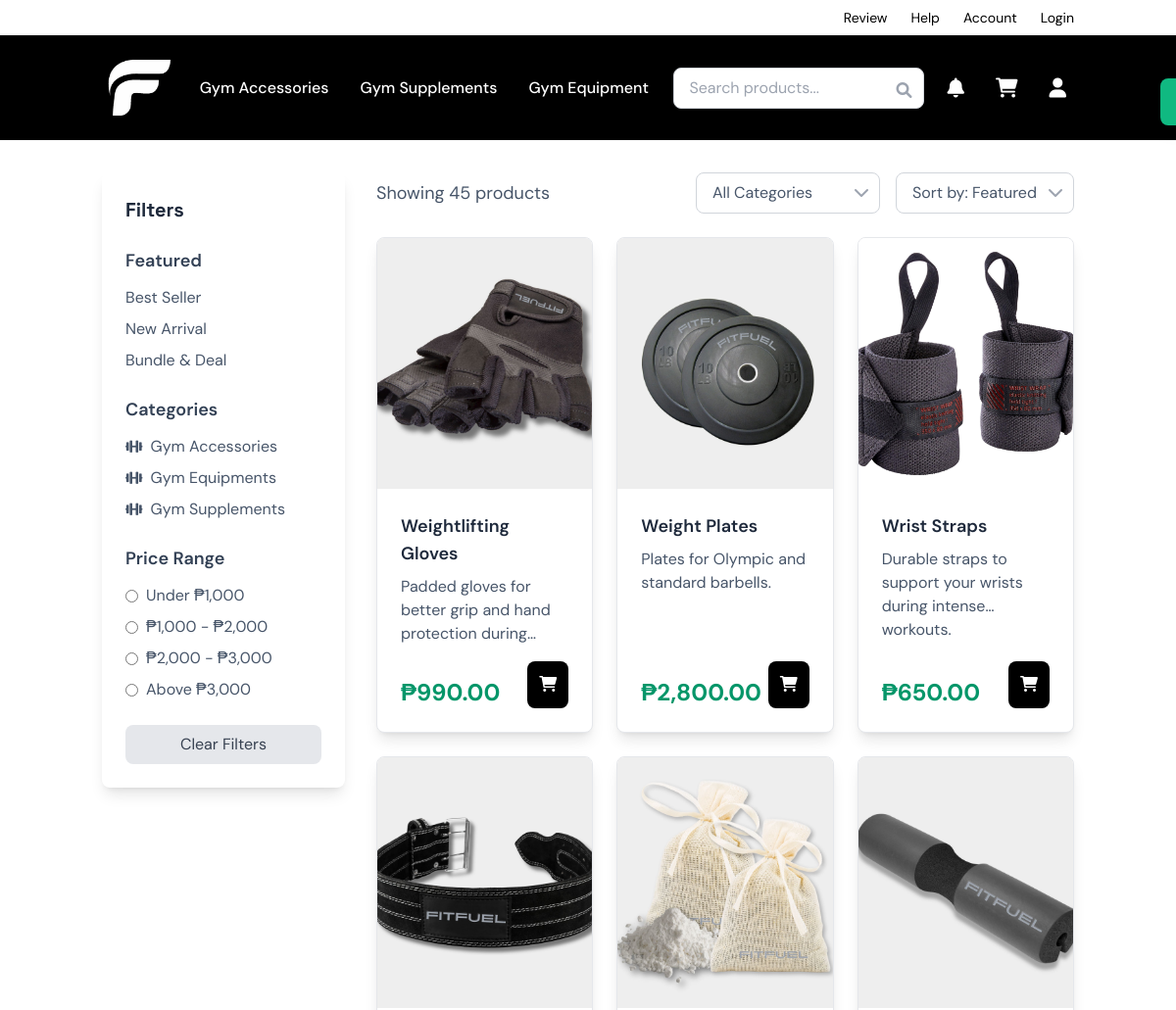
The app's page /shop.php (upper part), older data.
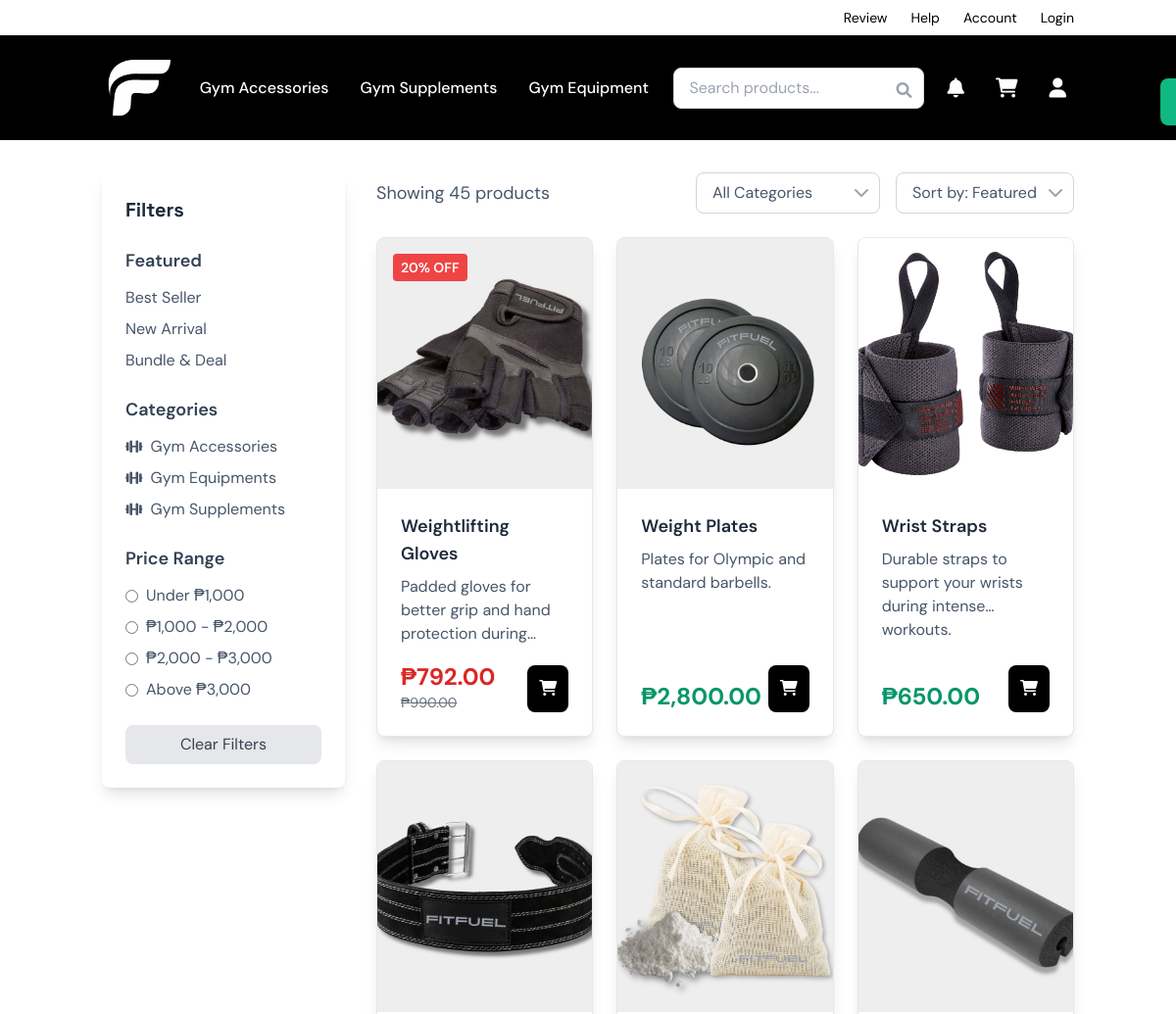
The same page, newer data.
### tables this page shows
CREATE TABLE `categories` (
  `category_id` bigint(20) UNSIGNED NOT NULL,
  `name` varchar(100) NOT NULL,
  `description` text DEFAULT NULL,
  `created_at` timestamp NOT NULL DEFAULT current_timestamp(),
  `updated_at` timestamp NOT NULL DEFAULT current_timestamp() ON UPDATE current_timestamp()
);

CREATE TABLE `products` (
  `product_id` bigint(20) UNSIGNED NOT NULL,
  `name` varchar(150) NOT NULL,
  `description` text DEFAULT NULL,
  `price` decimal(10,2) NOT NULL,
  `category_id` bigint(20) UNSIGNED DEFAULT NULL,
  `subcategory_id` bigint(20) UNSIGNED DEFAULT NULL,
  `images` longtext DEFAULT NULL CHECK (json_valid(`images`)),
  `stock_quantity` int(11) NOT NULL DEFAULT 0,
  `status` enum('active','inactive') NOT NULL DEFAULT 'active',
  `is_popular` tinyint(1) NOT NULL DEFAULT 0,
  `is_best_seller` tinyint(1) NOT NULL DEFAULT 0,
  `sale_percentage` int(11) DEFAULT 0,
  `created_at` timestamp NOT NULL DEFAULT current_timestamp(),
  `updated_at` timestamp NOT NULL DEFAULT current_timestamp() ON UPDATE current_timestamp(),
  `min_stock_level` int(11) NOT NULL DEFAULT 10
);

### shop.php (the view, shortened to what this page needs)
<?php
$search = isset($_GET['search']) ? trim($_GET['search']) : '';
$price_range = isset($_GET['price_range']) ? $_GET['price_range'] : '';
$sort = isset($_GET['sort']) ? $_GET['sort'] : 'featured';
$where_conditions = ["p.status = 'active'"];
$params = [];
$order_by = "p.created_at DESC";
switch ($sort) {
    case 'featured':
        $order_by = "p.is_popular DESC, p.is_best_seller DESC, p.created_at DESC";
        break;
}
try {
    $pdo = getDBConnection();
    $categories_stmt = $pdo->query("SELECT * FROM categories ORDER BY name");
    $categories = $categories_stmt->fetchAll();
    $sql = "SELECT p.*, c.name as category_name, sc.name as subcategory_name
            FROM products p
            LEFT JOIN categories c ON p.category_id = c.category_id
            LEFT JOIN subcategories sc ON p.subcategory_id = sc.subcategory_id
            WHERE " . implode(' AND ', $where_conditions) . "
            ORDER BY $order_by";
    $stmt = $pdo->prepare($sql);
    $stmt->execute($params);
    $products = $stmt->fetchAll();
} catch (PDOException $e) {
    $products = [];
    $categories = [];
    $error = "Database error: " . $e->getMessage();
}
?>
<!DOCTYPE html>
<html lang="en">
<head>
    <script src="https://cdn.tailwindcss.com"></script>
    <link href="https://cdnjs.cloudflare.com/ajax/libs/font-awesome/6.0.0/css/all.min.css" rel="stylesheet">
    <link rel="stylesheet" href="css/style.css">
    <link rel="stylesheet" href="css/shop.css">
</head>
<body class="font-body bg-white text-slate-600">
    <nav class="bg-white text-black py-2">
        <div class="container mx-auto px-4">
            <div class="flex justify-end space-x-6 text-sm">
                <a href="#" class="hover:text-emerald-400 transition-colors">Review</a>
                <a href="#" class="hover:text-emerald-400 transition-colors">Help</a>
                <a href="#" class="hover:text-emerald-400 transition-colors">Account</a>
                <?php if (isset($_SESSION['user_id'])): ?>
                    <a href="logout.php" class="hover:text-emerald-400 transition-colors">Logout</a>
                <?php else: ?>
                    <a href="login.php" class="hover:text-emerald-400 transition-colors">Login</a>
                <?php endif; ?>
            </div>
        </div>
    </nav>
    <nav class="sticky-nav bg-black border-b border-white py-4">
        <div class="container mx-auto px-4">
            <div class="flex items-center justify-between">
                <div class="flex items-center">
                    <a href="index.html">
                        <img src="img/LOGO-Fitfuel.png" width="75" height="auto" alt="LOGO">
                    </a>
                </div>
                <div class="hidden md:flex space-x-8">
                    <div class="dropdown">
                        <a href="shop.php?category=1" class="font-medium text-white hover:text-emerald-600 transition-colors">Gym Accessories</a>
                    </div>
                    <div class="dropdown">
                        <a href="shop.php?category=3" class="font-medium text-white hover:text-emerald-600 transition-colors">Gym Supplements</a>
                    </div>
                    <div class="dropdown">
                        <a href="shop.php?category=2" class="font-medium text-white hover:text-emerald-600 transition-colors">Gym Equipment</a>
                    </div>
                </div>
                <div class="flex items-center space-x-4">
                    <form method="GET" class="relative hidden md:block">
                        <input type="text" name="search" placeholder="Search products..."
                               value="<?php echo htmlspecialchars($search); ?>"
                               class="w-64 px-4 py-2 border border-gray-300 rounded-lg focus:outline-none focus:ring-2 focus:ring-emerald-500">
                        <button type="submit" class="absolute right-3 top-3 text-gray-400 hover:text-emerald-600">
                            <i class="fas fa-search"></i>
                        </button>
                    </form>
                    <button class="relative p-2 text-white hover:text-emerald-600 transition-colors">
                        <i class="fas fa-bell text-xl"></i>
                    </button>
                    <a href="cart.php" class="relative p-2 text-white hover:text-emerald-600 transition-colors">
                        <i class="fas fa-shopping-cart text-xl"></i>
                    </a>
                    <button class="p-2 text-white hover:text-emerald-600 transition-colors">
                        <i class="fas fa-user text-xl"></i>
                    </button>
                </div>
            </div>
        </div>
    </nav>
    <div class="container mx-auto px-4 py-8">
        <div class="flex gap-8">
            <div class="w-1/4 bg-white rounded-lg shadow-lg p-6 sticky top-24 h-fit">
                <h3 class="font-heading text-xl font-bold text-slate-800 mb-6">Filters</h3>
                <div class="mb-6">
                    <h4 class="font-semibold text-lg text-slate-700 mb-3">Featured</h4>
                    <div class="space-y-2">
                        <a href="shop.php?sort=featured" class="block text-slate-600 hover:text-emerald-600 transition-colors">Best Seller</a>
                        <a href="shop.php?sort=newest" class="block text-slate-600 hover:text-emerald-600 transition-colors">New Arrival</a>
                        <a href="#" class="block text-slate-600 hover:text-emerald-600 transition-colors">Bundle & Deal</a>
                    </div>
                </div>
                <div class="mb-6">
                    <h4 class="font-semibold text-lg text-slate-700 mb-3">Categories</h4>
                    <div class="space-y-2">
                        <?php foreach ($categories as $cat): ?>
                            <div class="flex items-center justify-between">
                                <a href="shop.php?category=<?php echo $cat['category_id']; ?>"
                                   class="text-slate-600 hover:text-emerald-600 transition-colors flex items-center">
                                    <i class="fas fa-dumbbell mr-2 text-sm"></i>
                                    <?php echo htmlspecialchars($cat['name']); ?>
                                </a>
                            </div>
                        <?php endforeach; ?>
                    </div>
                </div>
                <div class="mb-6">
                    <h4 class="font-semibold text-lg text-slate-700 mb-3">Price Range</h4>
                    <div class="space-y-2">
                        <label class="flex items-center">
                            <input type="radio" name="price_range" value="under_1000"
                                   <?php echo $price_range === 'under_1000' ? 'checked' : ''; ?>
                                   onchange="applyFilters()" class="mr-2">
                            <span class="text-slate-600">Under ₱1,000</span>
                        </label>
                        <label class="flex items-center">
                            <input type="radio" name="price_range" value="1000_2000"
                                   <?php echo $price_range === '1000_2000' ? 'checked' : ''; ?>
                                   onchange="applyFilters()" class="mr-2">
                            <span class="text-slate-600">₱1,000 - ₱2,000</span>
                        </label>
                        <label class="flex items-center">
                            <input type="radio" name="price_range" value="2000_3000"
                                   <?php echo $price_range === '2000_3000' ? 'checked' : ''; ?>
                                   onchange="applyFilters()" class="mr-2">
                            <span class="text-slate-600">₱2,000 - ₱3,000</span>
                        </label>
                        <label class="flex items-center">
                            <input type="radio" name="price_range" value="above_3000"
                                   <?php echo $price_range === 'above_3000' ? 'checked' : ''; ?>
                                   onchange="applyFilters()" class="mr-2">
                            <span class="text-slate-600">Above ₱3,000</span>
                        </label>
                    </div>
                </div>
                <button onclick="clearFilters()" class="w-full bg-gray-200 text-gray-700 px-4 py-2 rounded-lg hover:bg-gray-300 transition-colors">
                    Clear Filters
                </button>
            </div>
            <div class="flex-1">
                <div class="flex items-center justify-between mb-6">
                    <div class="flex items-center space-x-4">
                        <span class="text-lg text-slate-600">Showing <?php echo count($products); ?> products</span>
                    </div>
                    <div class="flex items-center space-x-4">
                        <div class="relative">
                            <select onchange="applyFilters()" class="appearance-none bg-white border border-gray-300 rounded-lg px-4 py-2 pr-8 focus:outline-none focus:ring-2 focus:ring-emerald-500">
                                <option value="">All Categories</option>
                            </select>
                        </div>
                        <div class="relative">
                            <select onchange="applySort()" class="appearance-none bg-white border border-gray-300 rounded-lg px-4 py-2 pr-8 focus:outline-none focus:ring-2 focus:ring-emerald-500">
                                <option value="featured" <?php echo $sort === 'featured' ? 'selected' : ''; ?>>Sort by: Featured</option>
                            </select>
                        </div>
                    </div>
                </div>
                <div class="grid grid-cols-1 md:grid-cols-2 lg:grid-cols-3 gap-6">
                    <?php foreach ($products as $product): ?>
                        <?php
                        $images = json_decode($product['images'], true);
                        $image_url = !empty($images) ? $images[0] : 'img/placeholder.svg';
                        ?>
                        <div class="product-card bg-white rounded-lg shadow-lg overflow-hidden border border-gray-200 hover:shadow-xl transition-shadow flex flex-col h-full">
                            <div class="relative">
                                <img src="<?php echo htmlspecialchars($image_url); ?>"
                                     alt="<?php echo htmlspecialchars($product['name']); ?>"
                                     class="w-full h-64 object-cover">
                                <?php if ($product['sale_percentage'] > 0): ?>
                                    <span class="absolute top-4 left-4 bg-red-500 text-white px-2 py-1 rounded text-sm font-semibold"><?php echo $product['sale_percentage']; ?>% OFF</span>
                                <?php endif; ?>
                            </div>
                            <div class="p-6 flex flex-col flex-grow">
                                <h3 class="font-semibold text-lg text-slate-800 mb-2"><?php echo htmlspecialchars($product['name']); ?></h3>
                                <p class="text-slate-600 mb-4 flex-grow line-clamp-3"><?php echo htmlspecialchars($product['description']); ?></p>
                                <div class="flex items-end justify-between mt-auto">
                                    <?php if ($product['sale_percentage'] > 0): ?>
                                        <?php
                                        $original_price = $product['price'];
                                        $sale_price = $original_price * (1 - $product['sale_percentage'] / 100);
                                        ?>
                                        <div class="flex flex-col">
                                            <span class="text-2xl font-bold text-red-600">₱<?php echo number_format($sale_price, 2); ?></span>
                                            <span class="text-sm text-gray-500 line-through">₱<?php echo number_format($original_price, 2); ?></span>
                                        </div>
                                    <?php else: ?>
                                        <span class="text-2xl font-bold text-emerald-600">₱<?php echo number_format($product['price'], 2); ?></span>
                                    <?php endif; ?>
                                    <button onclick="addToCart(<?php echo $product['product_id']; ?>)"
                                            class="bg-black text-white p-3 rounded-lg hover:bg-gray-800 transition-colors flex-shrink-0">
                                        <i class="fas fa-shopping-cart"></i>
                                    </button>
                                </div>
                            </div>
                        </div>
                    <?php endforeach; ?>
                </div>
            </div>
        </div>
    </div>
    <div id="notification" class="fixed top-20 right-4 bg-emerald-500 text-white px-6 py-3 rounded-lg shadow-lg transform translate-x-full transition-transform duration-300 z-50 max-w-sm">
    </div>
</body>
</html>

### css/style.css (style rules this page uses)
:root { --primary: #059669; --secondary: #10b981; --accent: #10b981; --muted: #f1f5f9; --foreground: #475569; --border: #e5e7eb; }
.font-heading { font-family: 'Space Grotesk', sans-serif; }
.font-body { font-family: 'DM Sans', sans-serif; }
.sticky-nav { position: sticky; top: 0; z-index: 50; backdrop-filter: blur(10px); background-color: rgba(255, 255, 255, 0.95); }
.dropdown { position: relative; }

### css/shop.css (style rules this page uses)
.product-card { transition: all 0.3s ease; }

### shop.php (style rules this page uses)
.line-clamp-3 { display: -webkit-box; -webkit-line-clamp: 3; -webkit-box-orient: vertical; overflow: hidden; }

Row changes from the older to the newer data that the page shows:
changed products "Weightlifting Gloves": sale_percentage (not shown) → "20"; sale_price (not shown) → "792.00"
